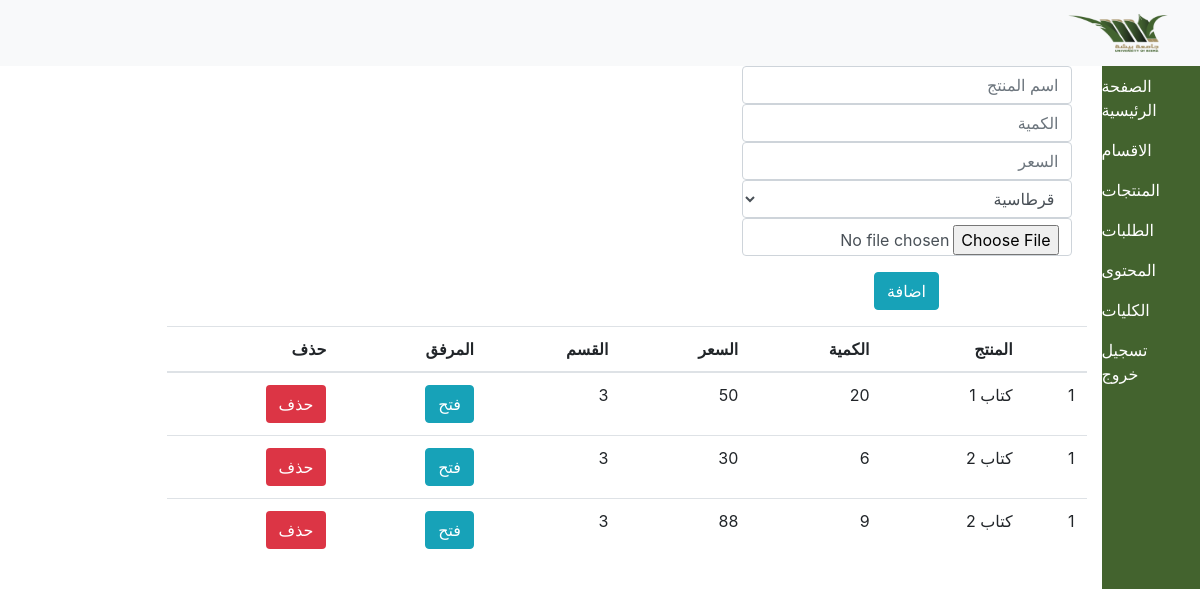
Page /admin/produ.php on the earlier database version.
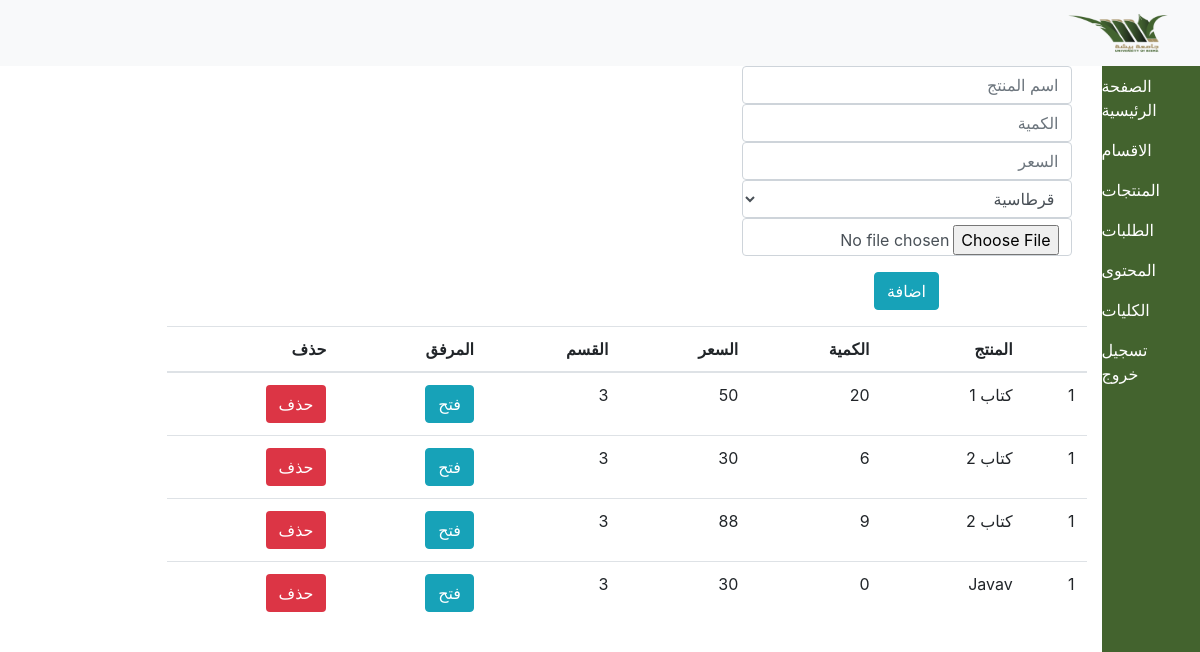
Same page on the later database version.
### tables this page shows
CREATE TABLE `contact` (
  `id` int(11) NOT NULL,
  `id_types` int(11) NOT NULL,
  `title` varchar(200) NOT NULL,
  `price` varchar(40) NOT NULL,
  `quenity` int(11) NOT NULL,
  `file_path` text NOT NULL
);

### controller/DB.php (called while the page is built, shortened)
<?php
class DB{
    public function __construct(){
        $this->db=new PDO("mysql:host=localhost;dbname=besh","root","");
    }
}

### controller/Admin.php (called while the page is built, shortened)
<?php
require 'DB.php';
class Admin extends DB{
    private $db_admin;
    public function __construct(){
        $this->db_admin=$this->db;
    }
    public function getAllProud(){
        $sql=$this->db_admin->prepare("SELECT * FROM contact");
        $sql->execute();
        return $sql;
    }
}

### admin/produ.php (the view, shortened to what the changed rows need)
<?php
require "../controller/Admin.php";
$adm=new Admin();
$pros=$adm->getAllProud();
?>
<html>
<head>
    <link rel="stylesheet" href="https://cdn.jsdelivr.net/npm/bootstrap@4.5.3/dist/css/bootstrap.min.css">
    <link rel="stylesheet" href="../css/style.css" type="text/css">
</head>
<body dir="rtl">
<div class="wrapper d-flex">
    <div class="contcat">
        <div class="container">
            <div class="row">
                <div class="col-10">
                    <table class="table">
                        <thead>
                        <tr>
                            <th></th>
                            <th>المنتج</th>
                            <th>الكمية</th>
                            <th>السعر</th>
                            <th>القسم</th>
                            <th>المرفق</th>
                            <th>حذف</th>
                        </tr>
                        </thead>
                        <tbody>
                        <?php
                        $count=1;
                        foreach ($pros as $pro) {
                            echo '
                            <tr>
                            <td>'.$count.'</td>
                             <td>'.$pro['title'].'</td>
                               <td>'.$pro['quenity'].'</td>
                                 <td>'.$pro['price'].'</td>
                                   <td>'.$pro['id_types'].'</td>
                                    <td><a href="'.$pro['file_path'].'" class="btn btn-info">فتح</a></td>
                             <td><a href="produ.php?id_del='.$pro['id'].'" class="btn badge-danger">حذف </a></td>
                            ';
                        }
                        ?>
                        </tbody>
                    </table>
                </div>
            </div>
        </div>
    </div>
</div>
</body>
</html>

Differences in the rows shown:
added contact: title "Javav", quenity "0", price "30", id_types "3"
